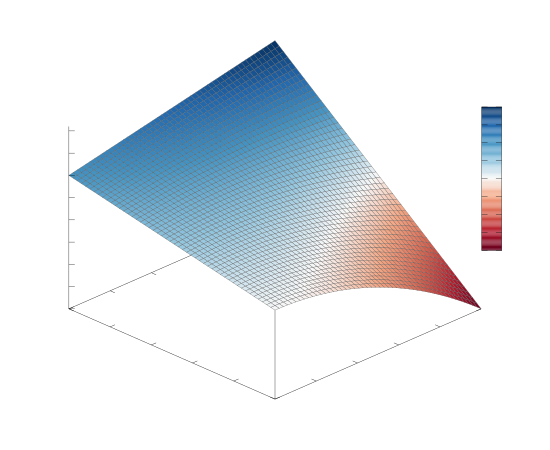

Write the gnuplot code that produced this figure.
# HLCC Expected Return Surface
# E[S(c,p)] = p(1+c) + (1-p)(-2c^2)
# 3D surface: expected score as function of true accuracy p and chosen confidence c

set terminal cairolatex pdf color colortext size 5.5in,4.5in
set output 'hlcc_expected_return.tex'

set xlabel '$c$ (Confidence)' offset 0,-1
set ylabel '$p$ (Accuracy)' offset 0,-1
set zlabel '$\mathbb{E}[S]$' rotate by 90

set xrange [0:1]
set yrange [0:1]
set zrange [-2:2.1]

set xyplane at -2

set isosamples 50,50
set samples 50,50

set hidden3d front
set view 55, 315, 1, 1

set pm3d depthorder border lc rgb '#555555' lw 0.2
set palette defined ( \
    -2.0 '#67001f', \
    -1.5 '#b2182b', \
    -1.0 '#d6604d', \
    -0.5 '#f4a582', \
     0.0 '#f7f7f7', \
     0.5 '#92c5de', \
     1.0 '#4393c3', \
     1.5 '#2166ac', \
     2.0 '#053061' )

set cbrange [-2:2]
set cblabel '$\mathbb{E}[S(c,p)]$'

# The expected score function
E(c,p) = p * (1.0 + c) + (1.0 - p) * (-2.0 * c**2)

splot E(x,y) with pm3d notitle
